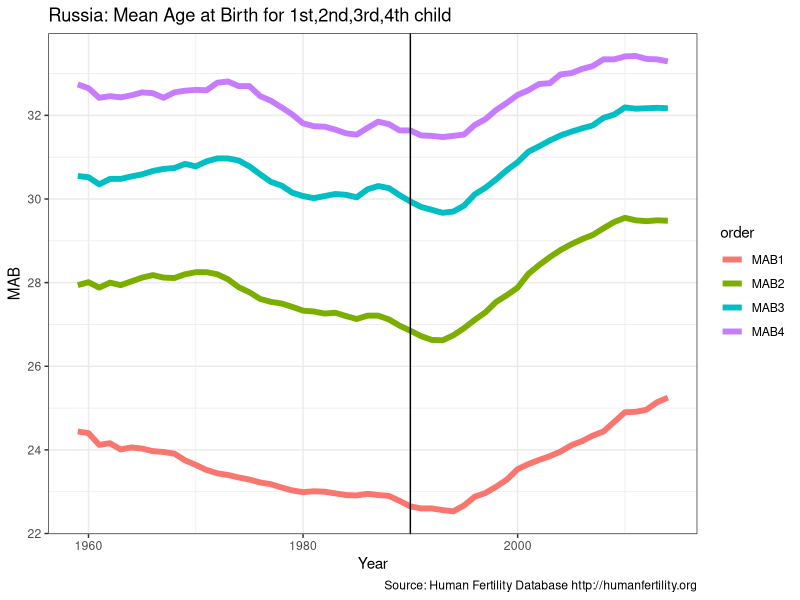
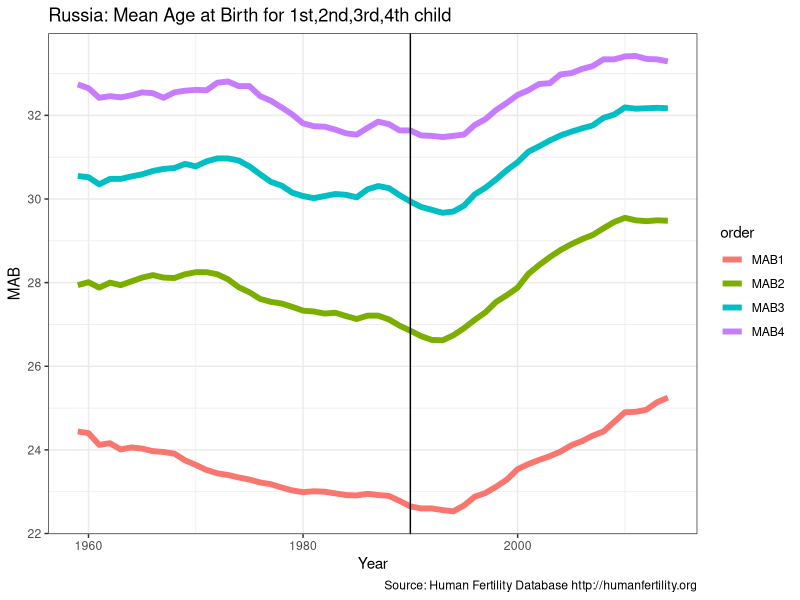

Reproduce these figures in R, in order.
library(tidyverse)

R = read.table('RUSmabRRbo.txt', skip=2, header=TRUE) %>%
      select(Year,MAB1:MAB4) %>%
      gather(key=order,value=MAB, -Year)

ggplot(R, aes(x=Year, y=MAB, color=order)) +
    geom_line(lwd=2) +
    geom_vline(xintercept=1990) +
    labs(title='Russia: Mean Age at Birth for 1st,2nd,3rd,4th child',
         caption='Source: Human Fertility Database http://humanfertility.org') +
    theme_bw()

ggsave( file='Russia MAB.png', width=8, height=8, units='in',dpi=300)